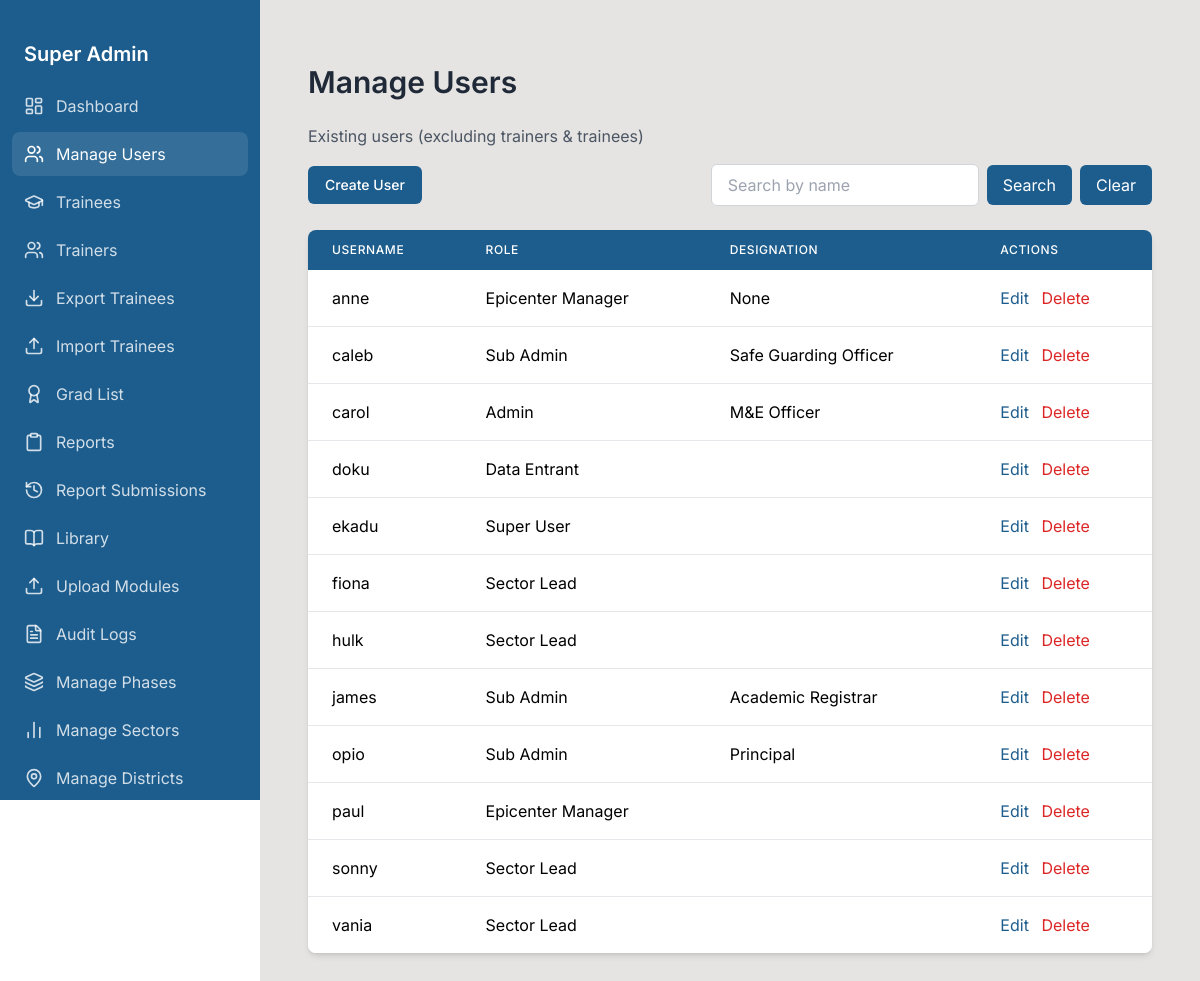
The app's page /superuser/users/ (signed in) with its own data.
### urdt_app/models.py (models this page shows, shortened)
class CustomUser(AbstractUser):
    ROLE_CHOICES = [
        ('SUPER_USER', 'Super User'),
        ('ADMINISTRATIVE_USER', 'Admin'),
        ('SUB_ADMIN', 'Sub Admin'),
        ('EPICENTER_MANAGER', 'Epicenter Manager'),
        ('SECTOR_LEAD', 'Sector Lead'),
        ('DATA_ENTRANT', 'Data Entrant'),
        ('TRAINER', 'Trainer'),
        ('TRAINEE', 'Trainee'),
    ]
    DESIGNATION_CHOICES = [
        ('Project Manager', 'Project Manager'),
        ('CEO', 'CEO'),
        ('Academic Registrar', 'Academic Registrar'),
        ('Director Education and Training', 'Director Education and Training'),
        ('Director Finance and Admin', 'Director Finance and Admin'),
        ('Director Epicentre Strategy', 'Director Epicentre Strategy'),
        ('Director Cooperate Relations', 'Director Corporate Relations'),
        ('Human Resource', 'Human Resource'),
        ('Safe Guarding Officer', 'Safeguarding Officer'),
        ('Principal', 'Principal'),
        ('Accountant', 'Accountant'),
        ('M&E Officer', 'M&E Officer'),
        ('MERL Coordinator', 'MERL Coordinator'),
        ('IT Officer', 'IT Officer'),
        ('Artisan', 'Artisan'),
        ('Agribusiness Practitioner', 'Agribusiness Practitioner'),
    ]
    role = models.CharField(max_length=20, choices=ROLE_CHOICES, default='SECTOR_LEAD')
    designation = models.CharField(max_length=255, null=True, blank=True)
    phone_number = models.CharField(max_length=15, blank=True, null=True)
    sector = models.ForeignKey(
        'Sector', on_delete=models.SET_NULL, null=True, blank=True, related_name='sector_leads'
    )
    district = models.ForeignKey(
        'District', on_delete=models.SET_NULL, null=True, blank=True, related_name='epicenter_managers'
    )
    data_entrant_district = models.ForeignKey(
        'District', on_delete=models.SET_NULL, null=True, blank=True, related_name='data_entrants'
    )
    can_enroll_trainees = models.BooleanField(default=False, help_text="Can enroll trainees")
    can_enroll_trainers = models.BooleanField(default=False, help_text="Can enroll trainers")
    can_edit_trainees = models.BooleanField(default=False, help_text="Can edit assigned trainees")

### urdt_app/views.py (the view)
# urls.py: path('superuser/users/', views.manage_users, name='manage_users'),
@login_required
@user_passes_test(superuser_required)
def manage_users(request):
    search_query = request.GET.get('search', '').strip()
    users = CustomUser.objects.exclude(role__in=['TRAINER', 'TRAINEE']).order_by('username')
    if search_query:
        users = users.filter(username__icontains=search_query)
    paginator = Paginator(users, 30)
    page = request.GET.get('page', 1)
    try:
        users_page = paginator.page(page)
    except PageNotAnInteger:
        users_page = paginator.page(1)
    except EmptyPage:
        users_page = paginator.page(paginator.num_pages)
    context = {
        'users': users_page,
        'search_query': search_query,
    }
    return render(request, 'superuser/manage_users.html', context)

### urdt_app/context_processors.py (called while the page is built, shortened)
def safeguarding_notifications(request):
    if not request.user.is_authenticated:
        return {}
    user = request.user
    return {}

def dynamic_base_template(request):
    base_template = "base.html"  # Default fallback
    if request.user.is_authenticated:
        role_templates = {
            "SUPER_USER": "superuser/base.html",
            "ADMINISTRATIVE_USER": "adminuser/base.html",
            "SUB_ADMIN": "subadmin/base.html",
            "EPICENTER_MANAGER": "epicentermanager/base.html",
            "SECTOR_LEAD": "sectorlead/base.html",  # Placeholder, refined further below
            "TRAINEE":"trainee/base.html",
            "TRAINER":"trainer/base.html"
        }
        base_template = role_templates.get(request.user.role, "base.html")
    return {"base_template": base_template}

### urdt_app/utils.py (called while the page is built)
def superuser_required(user):
    return user.is_authenticated and user.role == "SUPER_USER"

### templates/superuser/manage_users.html (shortened to what this page needs)
{% extends 'superuser/base.html' %}
{% block content %}
<div class="container mx-auto px-4 py-8">
  <h1 class="text-3xl font-semibold text-gray-800 mb-6">Manage Users</h1>
  <p class="text-gray-600 mb-4">Existing users (excluding trainers &amp; trainees)</p>
  <div class="flex items-center justify-between mb-6">
    <a href="{% url 'create_user_view' %}"
       class="inline-flex items-center px-4 py-2 border border-transparent text-sm font-medium rounded-md text-white bg-[#1d5d8d] hover:bg-[#249428] focus:outline-none focus:ring-2 focus:ring-offset-2 focus:ring-blue-500">
      Create User
    </a>
    <form method="GET" class="flex items-center space-x-2">
      <input
        type="text"
        name="search"
        placeholder="Search by name"
        value="{{ search_query }}"
        class="px-4 py-2 border border-gray-300 rounded-md focus:outline-none focus:ring-2 focus:ring-blue-500"
      >
      <button
        type="submit"
        class="px-4 py-2 bg-[#1d5d8d] text-white rounded-md hover:bg-blue-700 focus:outline-none focus:ring-2 focus:ring-blue-500"
      >
        Search
      </button>
      <a
        href="{% url 'manage_users' %}"
        class="px-4 py-2 bg-[#1d5d8d] text-white rounded-md hover:bg-gray-300"
      >
        Clear
      </a>
    </form>
  </div>
  <div class="overflow-x-auto bg-white shadow-md rounded-lg">
    <table class="min-w-full table-auto">
      <thead class="bg-[#1d5d8d] text-white">
        <tr>
          <th class="px-6 py-3 text-left text-xs font-medium uppercase tracking-wider">Username</th>
          <th class="px-6 py-3 text-left text-xs font-medium uppercase tracking-wider">Role</th>
          <th class="px-6 py-3 text-left text-xs font-medium uppercase tracking-wider">Designation</th>
          <th class="px-6 py-3 text-left text-xs font-medium uppercase tracking-wider">Actions</th>
        </tr>
      </thead>
      <tbody class="bg-white divide-y divide-gray-200">
        {% for u in users %}
        <tr class="hover:bg-blue-50">
          <td class="px-6 py-4 whitespace-nowrap">{{ u.username }}</td>
          <td class="px-6 py-4 whitespace-nowrap">{{ u.get_role_display }}</td>
          <td class="px-6 py-4 whitespace-nowrap">{{ u.designation }}</td>
          <td class="px-6 py-4 whitespace-nowrap">
            <a href="{% url 'update_user_view' u.id %}" class="text-[#1d5d8d] hover:text-blue-700 mr-2">Edit</a>
            <a href="{% url 'delete_user_view' u.id %}" onclick="return confirm('Are you sure?');" class="text-red-600 hover:text-red-800">Delete</a>
          </td>
        </tr>
        {% empty %}
        <tr>
          <td colspan="4" class="px-6 py-4 text-center text-gray-500">No users found.</td>
        </tr>
        {% endfor %}
      </tbody>
    </table>
  </div>
</div>
{% endblock content %}

### templates/superuser/base.html (style rules this page uses)
:root { --sidebar-width: 260px; }
body { font-family: 'Inter', sans-serif; }

### records on screen
CustomUser: username "anne", role "Epicenter Manager", designation "None"
CustomUser: username "caleb", role "Sub Admin", designation "Safe Guarding Officer"
CustomUser: username "carol", role "Admin", designation "M&E Officer"
CustomUser: username "doku", role "Data Entrant"
CustomUser: username "ekadu", role "Super User"
CustomUser: username "fiona", role "Sector Lead"
CustomUser: username "hulk", role "Sector Lead"
CustomUser: username "james", role "Sub Admin", designation "Academic Registrar"
CustomUser: username "opio", role "Sub Admin", designation "Principal"
CustomUser: username "paul", role "Epicenter Manager"
CustomUser: username "sonny", role "Sector Lead"
CustomUser: username "vania", role "Sector Lead"
